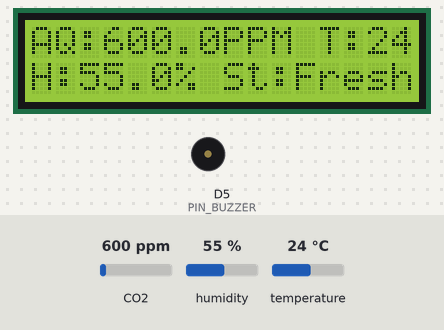
A sketch run on a simulated ESP8266 (NodeMCU). Shown: 16×2 character LCD, buzzer (waves = sounding, pin HIGH). Inputs (shaded band) come from the test bench; at power-on: CO2 600 ppm, humidity 55 %, temperature 24 °C. WiFi joins after 1.5 s; servers stay silent unless stated; what the sketch prints to the serial monitor is not drawn.

Above: at 5.0 s.
5.1 s: CO2 set to 980 ppm
At 6.6 s:
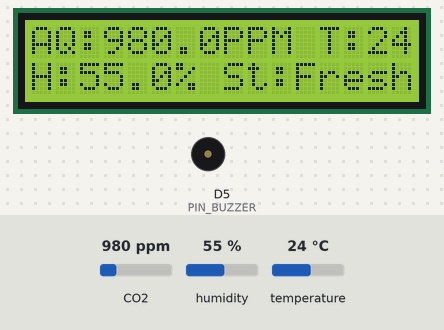
7.5 s: CO2 set to 1032 ppm
At 9.2 s:
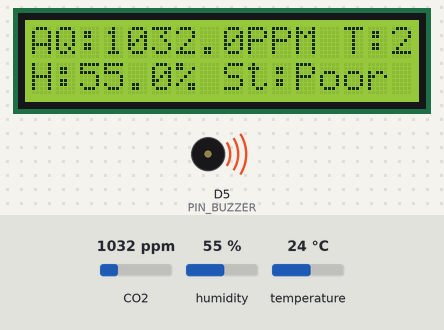
9.5 s: CO2 set to 1963 ppm
At 11.0 s:
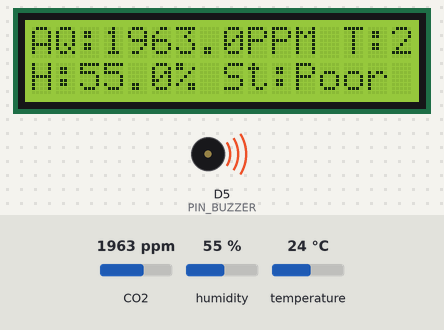
11.6 s: CO2 set to 2035 ppm
At 13.4 s:
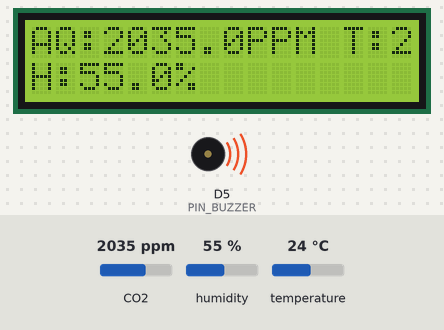
13.7 s: humidity set to 22 %
At 14.8 s:
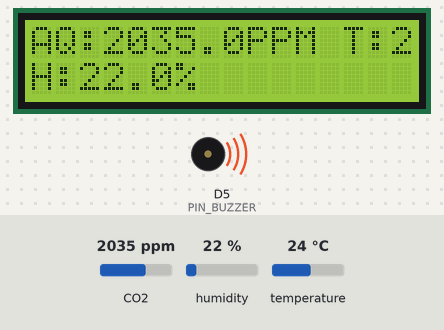
15.7 s: temperature set to 12 °C
At 17.3 s:
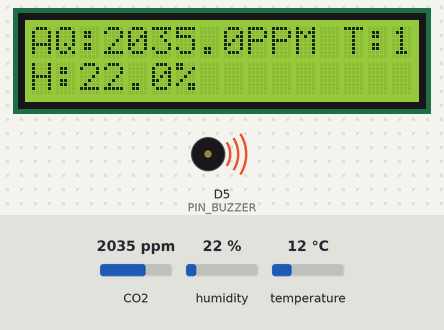
Timing chart, 0 to 18.8 s (numbered marks = the images above; inputs shaded):
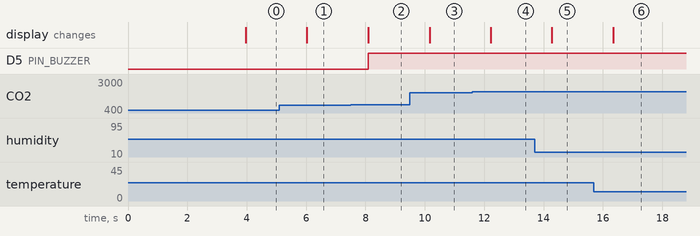

The sketch:

Program_Alika.ino
```cpp
#define BLYNK_TEMPLATE_ID "TMPL6YMSszWTi"
#define BLYNK_TEMPLATE_NAME "Monitoring Kualitas Udara"
#define BLYNK_AUTH_TOKEN "IX6gNTGtSFEakPZRcAICl8gA5eBw-GwJ"
#define BLYNK_PRINT Serial

#include <ESP8266WiFi.h>
#include <WiFiClient.h>
#include <BlynkSimpleEsp8266.h>
#include <MQ135.h>
#include <DHT.h>
#include <LiquidCrystal_I2C.h>

char auth[] = "IX6gNTGtSFEakPZRcAICl8gA5eBw-GwJ";
char ssid[] = "admin";
char pass[] = "admin123";

#define PIN_MQ135 A0
#define DHTPIN D4
#define DHTTYPE DHT11
#define PIN_BUZZER D5

MQ135 mq135_sensor(PIN_MQ135);
DHT dht(DHTPIN, DHTTYPE);
LiquidCrystal_I2C lcd(0x27, 16, 2);  // Alamat I2C mungkin perlu disesuaikan

float temperature = 21.0;
float humidity = 25.0;
float rzero, correctedRZero, resistance, ppm, correctedPPM;
float humi, temp;

void setup() {
  Serial.begin(115200);
  lcd.begin();
  lcd.backlight();
  lcd.clear();

  lcd.setCursor(0, 0);
  lcd.print("Monitoring");
  lcd.setCursor(0, 1);
  lcd.print("Kualitas Udara");

  Blynk.begin(auth, ssid, pass);
  dht.begin();
  delay(2000);
  lcd.clear();
  pinMode(PIN_BUZZER, OUTPUT);
}

void readDHT11() {
  humi = dht.readHumidity();
  temp = dht.readTemperature();
  if (isnan(humi) || isnan(temp)) {
    Serial.println("DHT11 tidak terbaca... !");
    return;
  }
  Serial.print("Suhu=");
  Serial.print(temp);
  Serial.println(" Celsius");
  Serial.print("Humi=");
  Serial.print(humi);
  Serial.println(" %RH");
  Serial.println();
}

void readMQ135() {
  rzero = mq135_sensor.getRZero();
  correctedRZero = mq135_sensor.getCorrectedRZero(temperature, humidity);
  resistance = mq135_sensor.getResistance();
  ppm = mq135_sensor.getPPM();
  correctedPPM = mq135_sensor.getCorrectedPPM(temperature, humidity);

  Serial.print("MQ135 RZero: ");
  Serial.print(rzero);
  Serial.print("\t Corrected RZero: ");
  Serial.print(correctedRZero);
  Serial.print("\t Resistance: ");
  Serial.print(resistance);
  Serial.print("\t PPM: ");
  Serial.print(ppm);
  Serial.print("\t Corrected PPM: ");
  Serial.print(correctedPPM, 1);
  Serial.println("ppm");
}

void loop() {
  readMQ135();
  readDHT11();

  Blynk.virtualWrite(V0, correctedPPM);
  Blynk.virtualWrite(V1, temp);
  Blynk.virtualWrite(V2, humi);

  lcd.clear();
  lcd.setCursor(0, 0);
  lcd.print("AQ:");
  lcd.print(correctedPPM, 1);
  lcd.print("PPM");
  lcd.print(" T:");
  lcd.print(temp, 1);
  lcd.print("C ");

  lcd.setCursor(0, 1);
  lcd.print("H:");
  lcd.print(humi, 1);
  lcd.print("%");

  if (ppm <= 1000) {
    Blynk.virtualWrite(V3, "Fresh Air");
    lcd.setCursor(8, 1);
    lcd.print("St:");
    lcd.print("Fresh");
    digitalWrite(PIN_BUZZER, 0);
  } else if (ppm >= 1000 && ppm <= 2000) {
    Blynk.virtualWrite(V3, "Poor Air");
    lcd.setCursor(8, 1);
    lcd.print("St:");
    lcd.print("Poor");
    digitalWrite(PIN_BUZZER, 1);
  } else if (ppm >= 2000) {
    Blynk.virtualWrite(V3, "MONITORING KUALITAS UDARA");
  }

  delay(2000);
}
```

Measured:
- the behaviour switches between 1000 and 1001 ppm on CO2 (found by bisection; images 1 and 2)
- the behaviour switches between 2000 and 2001 ppm on CO2 (found by bisection; images 3 and 4)
- after the input at 5.1 s, the display: changes after 0.93 s (image 1)
- after the input at 7.5 s, D5 (PIN_BUZZER): LOW → HIGH after 0.60 s; the display: changes after 0.60 s (image 2)
- after the input at 9.5 s, the display: changes after 0.66 s (image 3)
- after the input at 11.6 s, the display: changes after 0.62 s (image 4)
- after the input at 13.7 s, the display: changes after 0.58 s (image 5)
- after the input at 15.7 s, the display: changes after 0.64 s (image 6)
